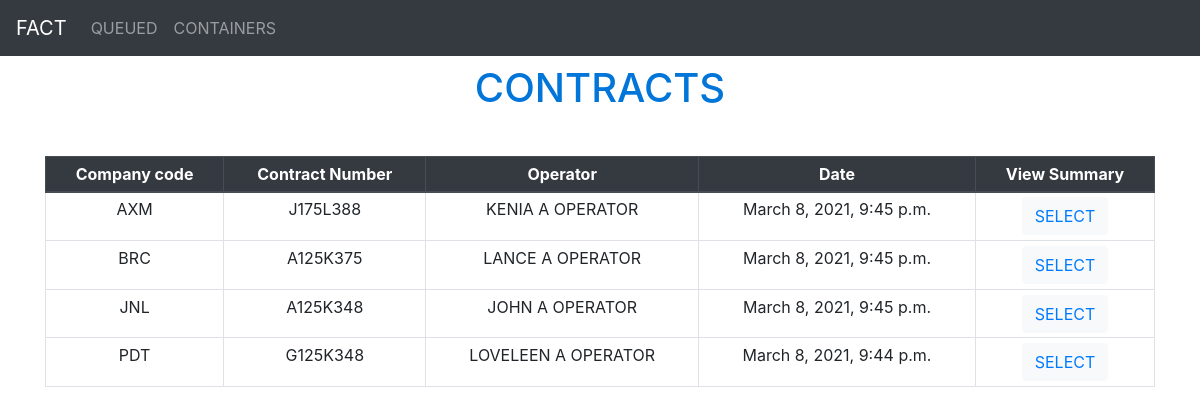
The page / on the database its author committed.
### contracts/models.py (models this page shows, shortened)
class Contract(models.Model):
    contract_number = models.CharField(max_length=10)
    company_code = models.CharField(max_length=3)
    product = models.CharField(max_length=25)
    operator = models.CharField(max_length=50)
    total_weight = models.PositiveIntegerField()
    contract_date = models.DateTimeField(default=timezone.now)
    restrictions = models.CharField(max_length=20)
    curr_containers = models.JSONField()
    pend_containers = models.JSONField(null=True, blank=True)
    contract_date_updated_at = models.DateTimeField(auto_now=True)

### pages/views.py (the view)
# urls.py: path('', ContractsListView.as_view(), name='home'),
class ContractsListView(ListView):
    model = Contract
    context_object_name = "contracts"
    template_name = 'home.html'

### templates/home.html
{% extends 'base.html' %} {% block title %}FACT Pending{% endblock title %}
{% block content %}
<div>
  <h1 style="text-align:center; color:#0275d8; margin-bottom: 1.1em;">CONTRACTS</h1>
  <table class="table table-bordered table-hover table-sm" style="width: 100%;">
    <thead class="thead-dark" style="text-align: center;">
      <tr>
        <th scope="col">Company code</th>
        <th scope="col">Contract Number</th>
        <th scope="col">Operator</th>
        <th scope="col">Date</th>
        <th scope="col">View Summary</th>
      </tr>
    </thead>
    {% for contract in contracts %}
    {% if not contract.pend_containers %}
    <tr style="text-align: center;">
      <td scope="row">{{ contract.company_code }}</td>
      <td scope="row">{{ contract.contract_number }}</td>
      <td scope="row">{{ contract.operator }}</td>
      <td scope="row">{{ contract.contract_date }}</td>
      <td scope="row" style="text-align: center;">
        <button type="button" class="btn btn-light"><a href="{% url 'contract_detail' contract.id %}">SELECT</a></button>
      </td>
    </tr>
    {% endif %}
    {% endfor %}
  </table>
</div>
{% endblock content %}

### rows shown on the page
Contract: company_code "AXM", contract_number "J175L388", operator "KENIA A OPERATOR", contract_date "March 8, 2021, 9:45 p.m."
Contract: company_code "BRC", contract_number "A125K375", operator "LANCE A OPERATOR", contract_date "March 8, 2021, 9:45 p.m."
Contract: company_code "JNL", contract_number "A125K348", operator "JOHN A OPERATOR", contract_date "March 8, 2021, 9:45 p.m."
Contract: company_code "PDT", contract_number "G125K348", operator "LOVELEEN A OPERATOR", contract_date "March 8, 2021, 9:44 p.m."
